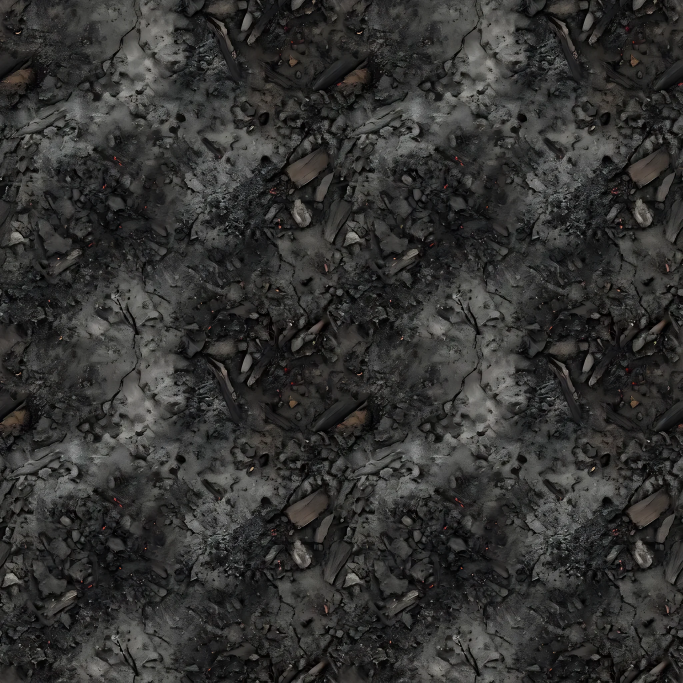
#> input picture magazyn/nightbrand/tekstury/cc0_ash.webp, 2048 x 2048 px, found by its file name (shown at 1/3 size)
$ python tekstury_osady.py
#> lines starting #> are read from the running program, lines starting #| are printed output that depends on the picture
### narzedzia/gra_3d/tekstury_swiat.py
# Tekstury świata z paczki NightBrand (GRAFIKI_SWIAT/tekstury) -> PBR dla Godota.
# Dla każdej: albedo (JPEG), normal (z wysokości, wieloskalowo), mapa "rh" (R = szorstkość, G = wysokość).
# Użycie: python3 tekstury_swiat.py <katalog_paczki_tekstury> <godot/zasoby/3d/swiat>
# Paczka: folder autora Downloads\GRAFIKI_SWIAT\GRAFIKI_SWIAT\tekstury (nazwy plików = hash, jak w NightBrand).
import sys, os, numpy as np
from PIL import Image, ImageFilter

# nazwa -> (rozmiar, siła normalnej); plik źródłowy z paczki: tekstury_swiat.json
WYBOR = {
    # Zrujnowane Katakumby: chłodny, wilgotny kamień, mech w szczelinach
    "kat_plyty":   (2048, 5.0),   # nr 39: ciemne, wielkie płyty
    "kat_kostka":  (1024, 5.0),   # nr 17: szara kostka
    "kat_mech":    (2048, 5.0),   # nr 80: mszysty ciemny kamień
    "kat_mur":     (1024, 6.0),   # nr 129: mokry mur z mchem
    # Kamienne Podgrodzie: bruk dziedzińca, błoto, trawa w spoinach
    "pod_bruk":    (2048, 6.0),
    "pod_ziemia":  (2048, 3.0),
    "pod_trawa":   (2048, 3.5),
    "pod_mur":     (2048, 5.0),
    # Krypta Popielnego Króla: popiół z żarem, zwęglona skała
    "kry_plyty":   (1024, 5.0),
    "kry_popiol":  (2048, 4.0),
    "kry_lawa":    (1024, 4.0),
    "kry_mur":     (2048, 7.0),   # nr 130: ciemna, spękana skała
    # wspólne
    "drewno":      (1024, 4.0),
}


def bezszwowa(a, pas=48):
    """Łagodzi szew przy zawinięciu: brzegi przenikają się z przeciwną stroną."""
    a = a.astype(np.float32)
    h, w, _ = a.shape
    for i in range(pas):
        t = 0.5 * (1.0 - i / pas)
        l, r = a[:, i].copy(), a[:, w - 1 - i].copy()
        a[:, i] = l * (1 - t) + r * t
        a[:, w - 1 - i] = r * (1 - t) + l * t
        g, d = a[i].copy(), a[h - 1 - i].copy()
        a[i] = g * (1 - t) + d * t
        a[h - 1 - i] = d * (1 - t) + g * t
    return a


def zrob(src, nazwa, wyj, rozm, sila):
#> called with src = 'magazyn/nightbrand/tekstury/cc0_ash.webp', nazwa = 'os_popiol', wyj = 'godot/zasoby/3d/swiat', rozm = 2048, sila = 4
    im = Image.open(src).convert('RGB').resize((rozm, rozm), Image.LANCZOS)
#> im is the input picture: PIL image 2048x2048 RGB; mean R, G, B 51.1, 50.8, 49.3
    a = np.asarray(im).astype(np.float32)
    sx = np.abs(a[:, 0] - a[:, -1]).mean(); sy = np.abs(a[0] - a[-1]).mean()
#> after `sx = np.abs(a[:, 0] - a[:, -1]).mean()`: sx = 8.25
#> after `sy = np.abs(a[0] - a[-1]).mean()`: sy = 9.6
    typ = np.abs(a[:, 1:] - a[:, :-1]).mean()
#> typ = 6.01
    if max(sx, sy) > typ * 1.25:
        a = bezszwowa(a, max(24, rozm // 40))
    im = Image.fromarray(np.clip(a, 0, 255).astype(np.uint8))
    im.save(f'{wyj}/{nazwa}_albedo.jpg', quality=92)
    # wysokość: jasność + szersze kształty (kamienie wypukłe, spoiny wklęsłe)
    L = np.asarray(im.convert('L')).astype(np.float32) / 255.0
    def blur(x, r):
#> called with r = 2
        return np.asarray(Image.fromarray((x * 255).astype(np.uint8)).filter(ImageFilter.GaussianBlur(r))).astype(np.float32) / 255.0
    s = rozm / 1024.0
    hgt = 0.5 * blur(L, 1.0 * s) + 0.35 * blur(L, 4.0 * s) + 0.15 * blur(L, 12.0 * s)
    hgt = (hgt - hgt.min()) / max(1e-4, hgt.max() - hgt.min())
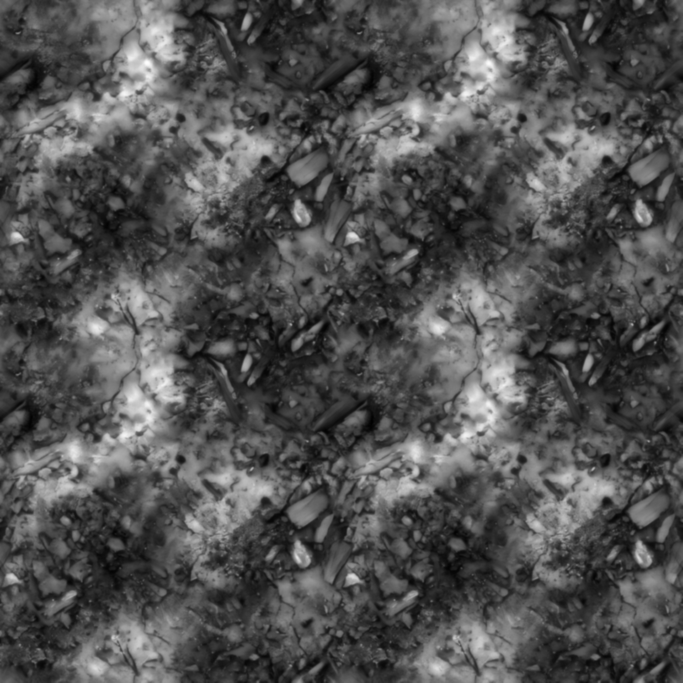
#> hgt: shape (2048, 2048) float32 (shown at 1/3 size); min 0, max 1, mean 0.322
    gx = (np.roll(hgt, -1, 1) - np.roll(hgt, 1, 1)) * sila * s
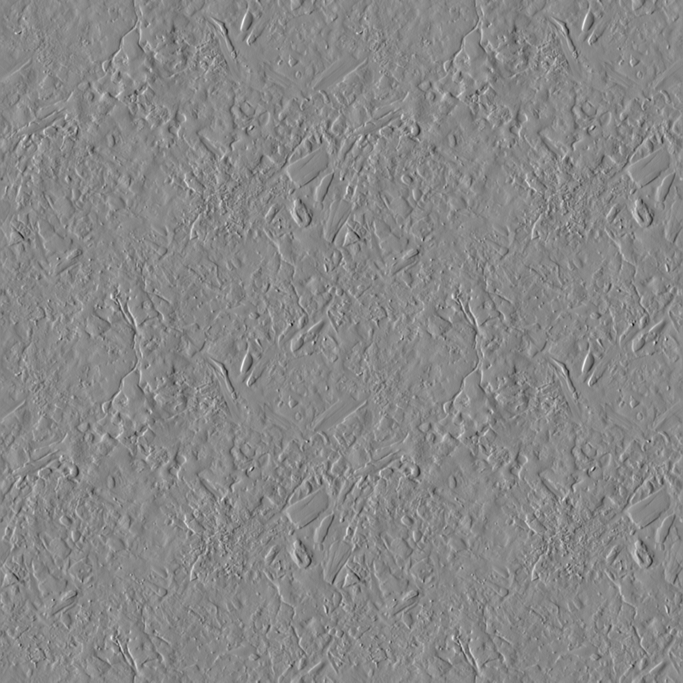
#> gx: shape (2048, 2048) float32 (shown at 1/3 size); min -1.73, max 1.52, mean -9.73e-13; drawn with min black and max white
    gy = (np.roll(hgt, -1, 0) - np.roll(hgt, 1, 0)) * sila * s
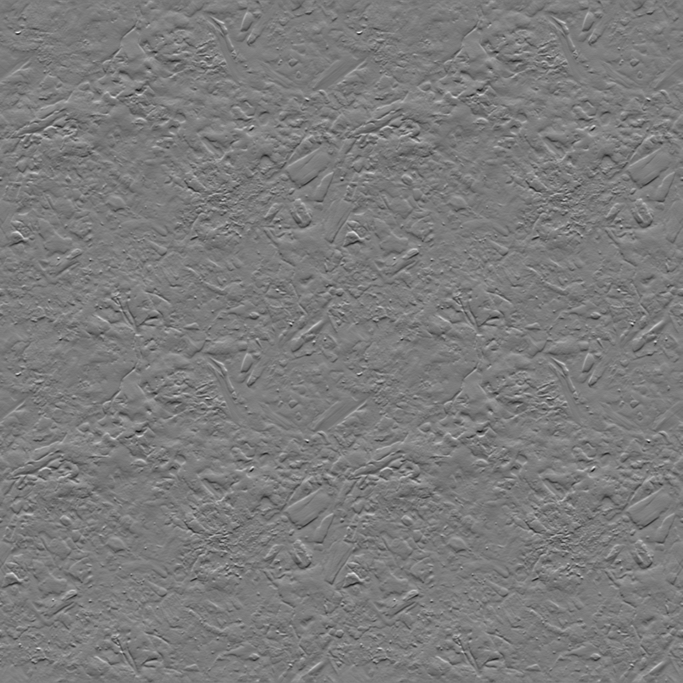
#> gy: shape (2048, 2048) float32 (shown at 1/3 size); min -1.53, max 1.62, mean -7.82e-11; drawn with min black and max white
    n = np.dstack([-gx, gy, np.ones_like(hgt)])
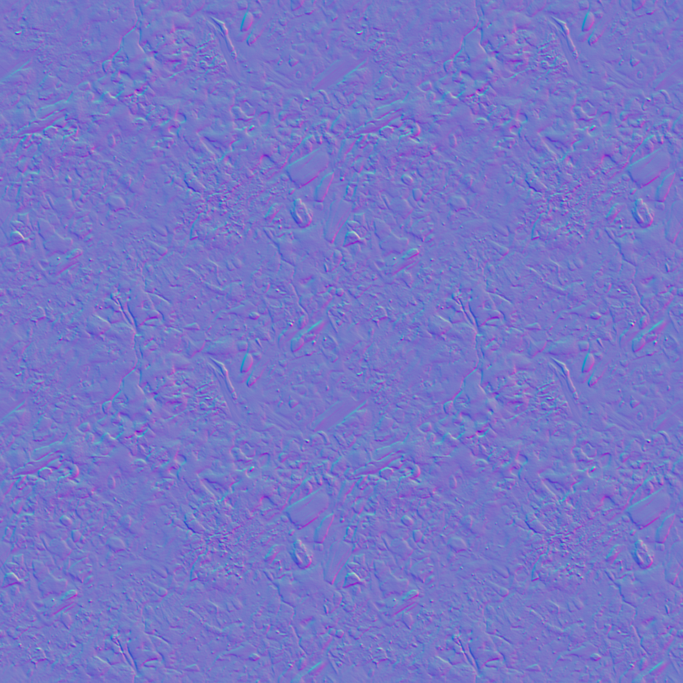
#> n: shape (2048, 2048, 3) float32 (shown at 1/3 size); mean of channels 0, 1, 2 1.46e-11, 5.82e-09, 1; drawn with min black and max white
    n /= np.linalg.norm(n, axis=2, keepdims=True)
    # mapy normalnych i szorstkości max 1024 px (detal niesie albedo; mniejsza paczka gry)
    def zapisz(arr, plik):
        im2 = Image.fromarray(arr)
        if rozm > 1024:
            im2 = im2.resize((1024, 1024), Image.LANCZOS)
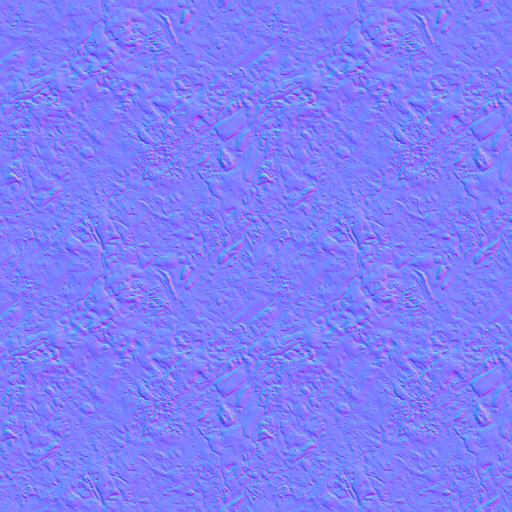
#> im2: PIL image 1024x1024 RGB (shown at 1/2 size); mean R, G, B 127, 127, 250.9
        im2.save(plik)
    zapisz(((n * 0.5 + 0.5) * 255).astype(np.uint8), f'{wyj}/{nazwa}_normal.png')
    rough = np.clip(0.97 - (hgt - 0.5) * 0.35 - (L - L.mean()) * 0.3, 0.6, 1.0)
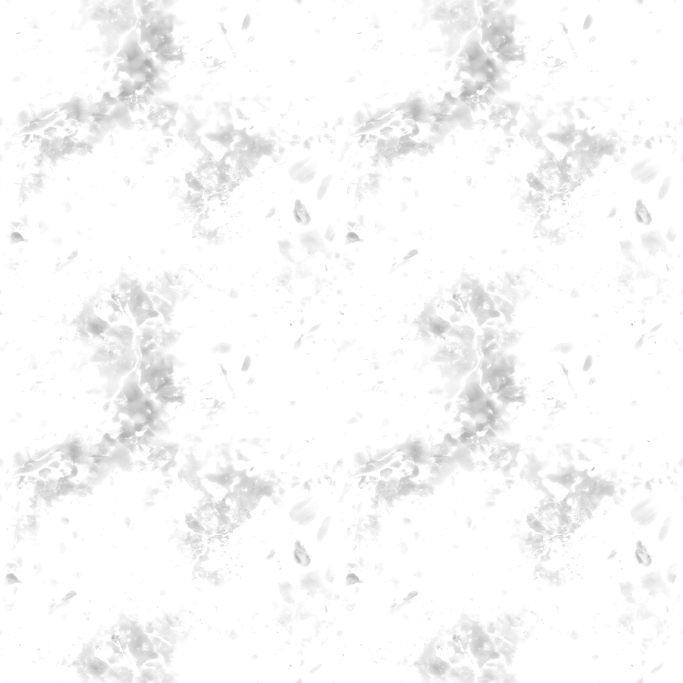
#> rough: shape (2048, 2048) float32 (shown at 1/3 size); min 0.668, max 1, mean 0.976
    rh = np.dstack([rough, hgt, np.zeros_like(hgt)])
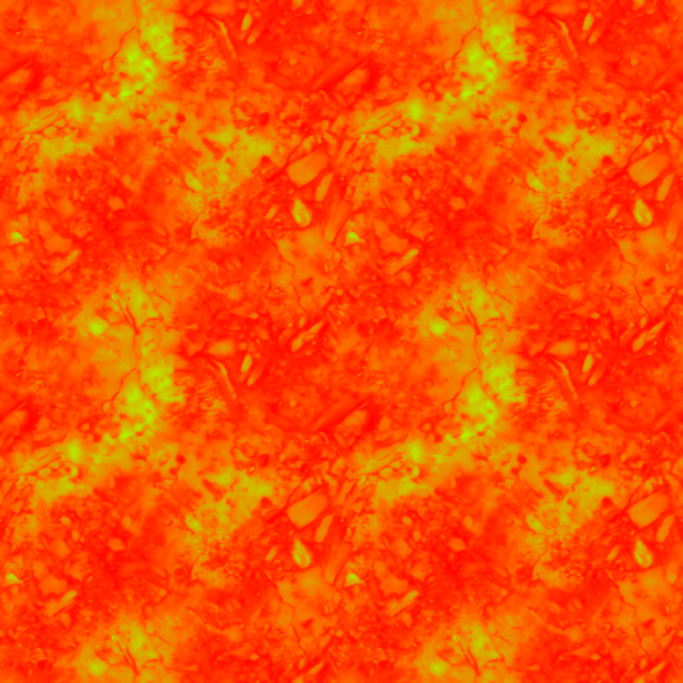
#> rh: shape (2048, 2048, 3) float32 (shown at 1/3 size); mean of channels 0, 1, 2 0.981, 0.322, 0; drawn as R, G, B
    zapisz((rh * 255).astype(np.uint8), f'{wyj}/{nazwa}_rh.png')
    print('TEKSTURA', nazwa, rozm, 'szew %.1f/%.1f typ %.1f' % (sx, sy, typ))
#| TEKSTURA os_popiol 2048 szew 8.3/9.6 typ 6.0


# [8 lines that do not run on import are left out]

### narzedzia/gra_3d/tekstury_osady.py
# Tekstury Spalonej Osady z magazynu NightBrand (magazyn/nightbrand/tekstury) -> PBR dla Godota.
# Stan na 2026-11-26, rola gamedev. Ten sam przepis co tekstury_swiat.py (albedo, normal, rh).
# Użycie: python3 narzedzia/gra_3d/tekstury_osady.py   (z katalogu repo)
import os, sys
sys.path.insert(0, os.path.dirname(os.path.abspath(__file__)))
from tekstury_swiat import zrob

ZRODLO = 'magazyn/nightbrand/tekstury'
WYJ = 'godot/zasoby/3d/swiat'
# nazwa w grze -> (plik w magazynie, rozmiar, siła normalnej)
OSADA = {
    'os_popiol': ('cc0_ash.webp', 2048, 4.0),        # plac i podwórza: popiół, osmalona ziemia
    'os_ziemia': ('cc0_dirt2.webp', 2048, 3.0),      # ulice: ubita, wydeptana ziemia
    'os_wegiel': ('cc0_charcoal.webp', 2048, 4.0),   # przy zgliszczach: węgiel z żarem
    'os_palisada': ('wl_palisada.webp', 1024, 6.0),  # zabudowa: osmalona palisada i płoty
    'os_bale': ('wl_chata.webp', 1024, 6.0),         # mury spalonych chat: zwęglone bale
    'os_deski': ('wl_plank.webp', 1024, 4.0),        # podłoga chat: deski
}

if __name__ == '__main__':
    for nazwa, (plik, rozm, sila) in OSADA.items():
        zrob(os.path.join(ZRODLO, plik), nazwa, WYJ, rozm, sila)
#> pass 2 of the loop `for nazwa, (plik, rozm, sila) in OSADA.items():`:
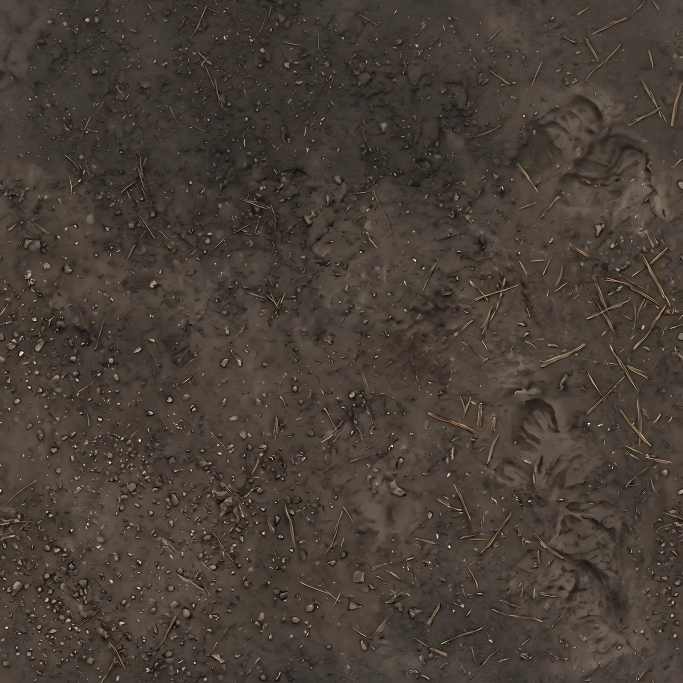
#> input picture magazyn/nightbrand/tekstury/cc0_dirt2.webp, 2048 x 2048 px, found by its file name (shown at 1/3 size)
#> in zrob, im is the input picture: PIL image 2048x2048 RGB; mean R, G, B 71.1, 62.1, 54.2
#> sx = 6.25
#> sy = 4.99
#> typ = 3.3
#> in zrob (call 2), `rough = np.clip(0.97 - (hgt - 0.5) * 0.35 - (L - L.mean()) * 0.3, 0.6,..`:
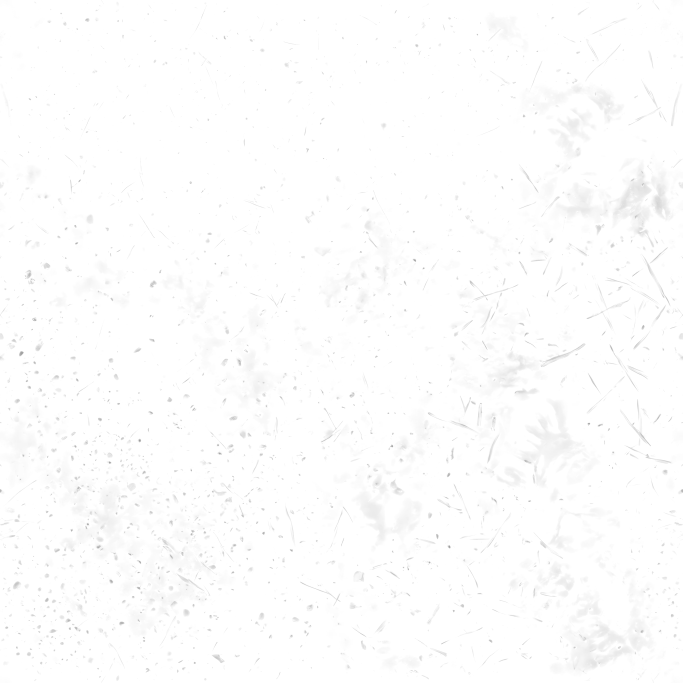
#> rough: shape (2048, 2048) float32 (shown at 1/3 size); min 0.6, max 1, mean 0.994
#> in zrob (call 2), `rh = np.dstack([rough, hgt, np.zeros_like(hgt)])`:
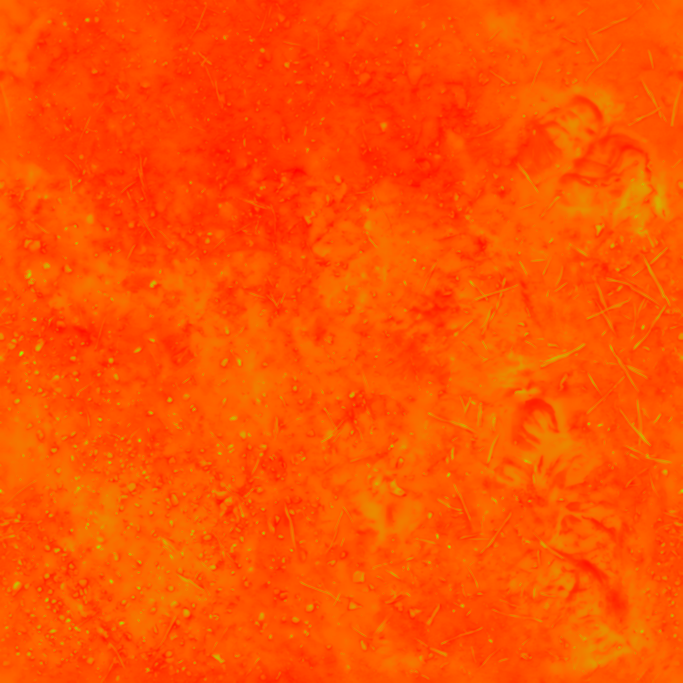
#> rh: shape (2048, 2048, 3) float32 (shown at 1/3 size); mean of channels 0, 1, 2 0.997, 0.325, 0; drawn as R, G, B
#| TEKSTURA os_ziemia 2048 szew 6.3/5.0 typ 3.3
#> pass 3 of the loop `for nazwa, (plik, rozm, sila) in OSADA.items():`:
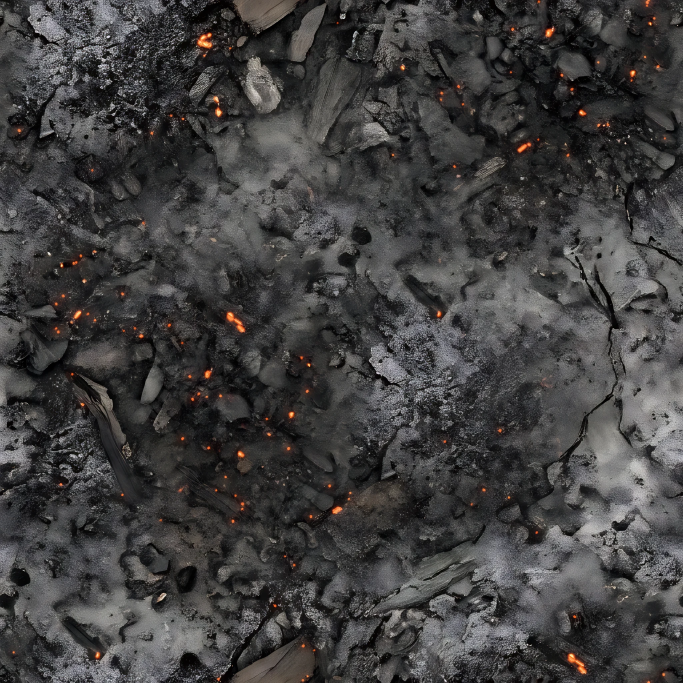
#> input picture magazyn/nightbrand/tekstury/cc0_charcoal.webp, 2048 x 2048 px, found by its file name (shown at 1/3 size)
#> in zrob, im is the input picture: PIL image 2048x2048 RGB; mean R, G, B 65.4, 64.3, 64.1
#> sx = 15.53
#> sy = 17.59
#> typ = 12.08
#> in blur (call 8), `return np.asarray(Image.fromarray((x * 255).astype(np.uint8)).filter(I..`:
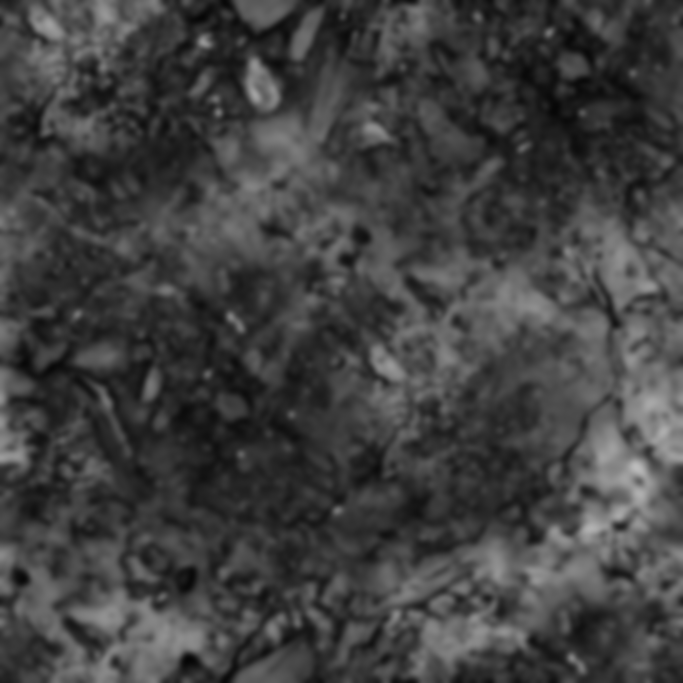
#> returned value: shape (2048, 2048) float32 (shown at 1/3 size); min 0.0157, max 0.741, mean 0.253
#> in blur (call 9), `return np.asarray(Image.fromarray((x * 255).astype(np.uint8)).filter(I..`:
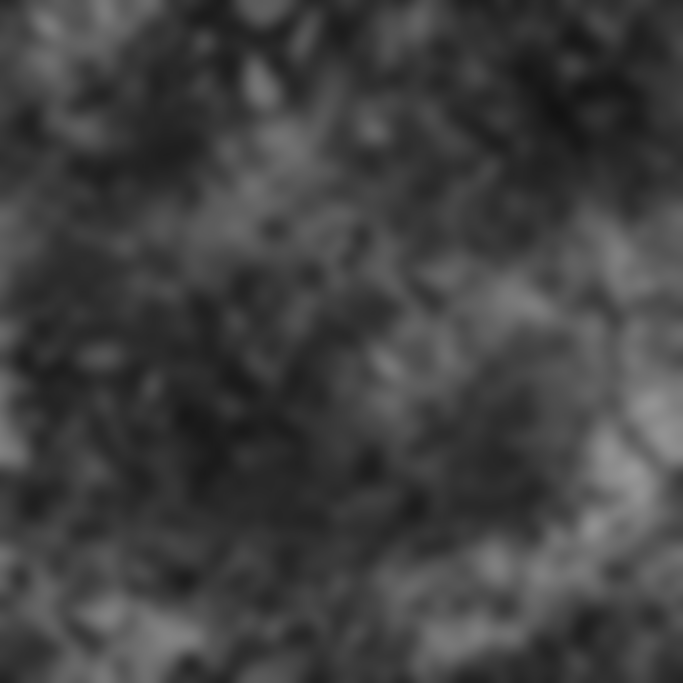
#> returned value: shape (2048, 2048) float32 (shown at 1/3 size); min 0.0706, max 0.596, mean 0.253
#| TEKSTURA os_wegiel 2048 szew 15.5/17.6 typ 12.1
#> (the run stopped early here; a loop or call above may not have finished)
